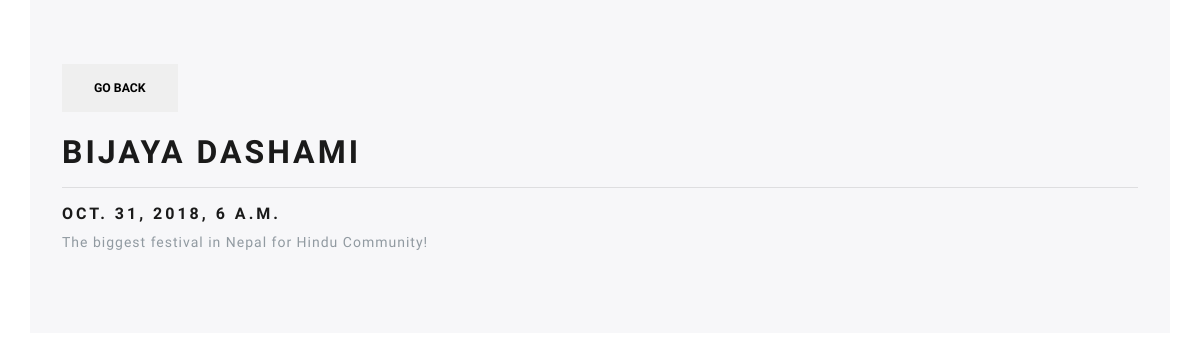
Page /entry/3 (signed in) on the committed database.
### myapp/models.py (models this page shows, shortened)
class Entry(models.Model):
    name=models.CharField(max_length=100)
    author=models.ForeignKey(User,on_delete=models.CASCADE)
    date=models.DateTimeField()
    description=models.TextField()
    created=models.DateTimeField(auto_now_add=True)

### myapp/views.py (the view)
# urls.py: path('entry/<int:pk>',views.details,name="details"),
@login_required
def details(request,pk):
    entry=get_object_or_404(Entry,pk=pk)
    return render(request,'myapp/details.html',{'entry':entry})

### myapp/templates/myapp/details.html
{% extends 'myapp/base.html' %}
{% block content %}
<div class="container jumbotron">
  <button onclick="window.location='{%url 'index' %}'" class="btn btn-default">Go Back</button>
  <br />
  <br />
  <h1>{{entry.name}}</h1>
  <hr/>
  <h5>{{entry.date}}</h5>
  <p>{{entry.description}}</p>
</div>
{% endblock %}

### myapp/static/myapp/css/style.css (style rules this page uses)
body,html { width:100%; display:grid; }

### rows in the picture
Entry: name "BIJAYA DASHAMI", date "OCT. 31, 2018, 6 A.M.", description "The biggest festival in Nepal for Hindu Community!"
